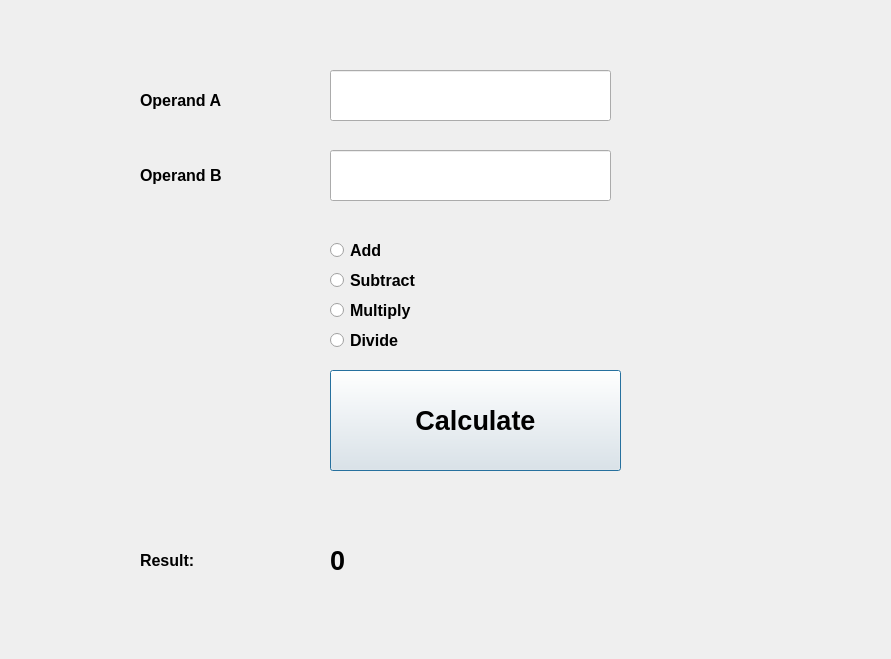
<?xml version="1.0" encoding="UTF-8"?>
<ui version="4.0">
 <class>Dialog</class>
 <widget class="QDialog" name="Dialog">
  <property name="geometry">
   <rect>
    <x>0</x>
    <y>0</y>
    <width>891</width>
    <height>659</height>
   </rect>
  </property>
  <property name="windowTitle">
   <string>Dialog</string>
  </property>
  <widget class="QPushButton" name="calcButton">
   <property name="geometry">
    <rect>
     <x>330</x>
     <y>370</y>
     <width>291</width>
     <height>101</height>
    </rect>
   </property>
   <property name="font">
    <font>
     <pointsize>20</pointsize>
     <weight>75</weight>
     <bold>true</bold>
    </font>
   </property>
   <property name="text">
    <string>Calculate</string>
   </property>
  </widget>
  <widget class="QLabel" name="label">
   <property name="geometry">
    <rect>
     <x>140</x>
     <y>75</y>
     <width>161</width>
     <height>51</height>
    </rect>
   </property>
   <property name="font">
    <font>
     <pointsize>12</pointsize>
     <weight>75</weight>
     <bold>true</bold>
    </font>
   </property>
   <property name="text">
    <string>Operand A</string>
   </property>
  </widget>
  <widget class="QLabel" name="label_3">
   <property name="geometry">
    <rect>
     <x>140</x>
     <y>150</y>
     <width>161</width>
     <height>51</height>
    </rect>
   </property>
   <property name="font">
    <font>
     <pointsize>12</pointsize>
     <weight>75</weight>
     <bold>true</bold>
    </font>
   </property>
   <property name="text">
    <string>Operand B</string>
   </property>
  </widget>
  <widget class="QLineEdit" name="input1">
   <property name="geometry">
    <rect>
     <x>330</x>
     <y>70</y>
     <width>281</width>
     <height>51</height>
    </rect>
   </property>
   <property name="font">
    <font>
     <pointsize>12</pointsize>
     <weight>75</weight>
     <bold>true</bold>
    </font>
   </property>
   <property name="styleSheet">
    <string notr="true">color:rgb(255, 0, 0)</string>
   </property>
  </widget>
  <widget class="QLineEdit" name="input2">
   <property name="geometry">
    <rect>
     <x>330</x>
     <y>150</y>
     <width>281</width>
     <height>51</height>
    </rect>
   </property>
   <property name="font">
    <font>
     <pointsize>12</pointsize>
     <weight>75</weight>
     <bold>true</bold>
    </font>
   </property>
   <property name="styleSheet">
    <string notr="true">color:rgb(255, 0, 0)</string>
   </property>
  </widget>
  <widget class="QRadioButton" name="addRadio">
   <property name="geometry">
    <rect>
     <x>330</x>
     <y>240</y>
     <width>161</width>
     <height>21</height>
    </rect>
   </property>
   <property name="font">
    <font>
     <pointsize>12</pointsize>
     <weight>75</weight>
     <bold>true</bold>
    </font>
   </property>
   <property name="text">
    <string>Add</string>
   </property>
  </widget>
  <widget class="QRadioButton" name="subRadio">
   <property name="geometry">
    <rect>
     <x>330</x>
     <y>270</y>
     <width>161</width>
     <height>21</height>
    </rect>
   </property>
   <property name="font">
    <font>
     <pointsize>12</pointsize>
     <weight>75</weight>
     <bold>true</bold>
    </font>
   </property>
   <property name="text">
    <string>Subtract</string>
   </property>
  </widget>
  <widget class="QRadioButton" name="mulRadio">
   <property name="geometry">
    <rect>
     <x>330</x>
     <y>300</y>
     <width>161</width>
     <height>21</height>
    </rect>
   </property>
   <property name="font">
    <font>
     <pointsize>12</pointsize>
     <weight>75</weight>
     <bold>true</bold>
    </font>
   </property>
   <property name="text">
    <string>Multiply</string>
   </property>
  </widget>
  <widget class="QRadioButton" name="divRadio">
   <property name="geometry">
    <rect>
     <x>330</x>
     <y>330</y>
     <width>161</width>
     <height>21</height>
    </rect>
   </property>
   <property name="font">
    <font>
     <pointsize>12</pointsize>
     <weight>75</weight>
     <bold>true</bold>
    </font>
   </property>
   <property name="text">
    <string>Divide</string>
   </property>
  </widget>
  <widget class="QLabel" name="re">
   <property name="geometry">
    <rect>
     <x>140</x>
     <y>540</y>
     <width>131</width>
     <height>41</height>
    </rect>
   </property>
   <property name="font">
    <font>
     <pointsize>12</pointsize>
     <weight>75</weight>
     <bold>true</bold>
    </font>
   </property>
   <property name="text">
    <string>Result:</string>
   </property>
  </widget>
  <widget class="QLabel" name="resultLabel">
   <property name="geometry">
    <rect>
     <x>330</x>
     <y>530</y>
     <width>321</width>
     <height>61</height>
    </rect>
   </property>
   <property name="font">
    <font>
     <pointsize>20</pointsize>
     <weight>75</weight>
     <bold>true</bold>
    </font>
   </property>
   <property name="text">
    <string>0</string>
   </property>
  </widget>
 </widget>
 <resources/>
 <connections/>
</ui>
